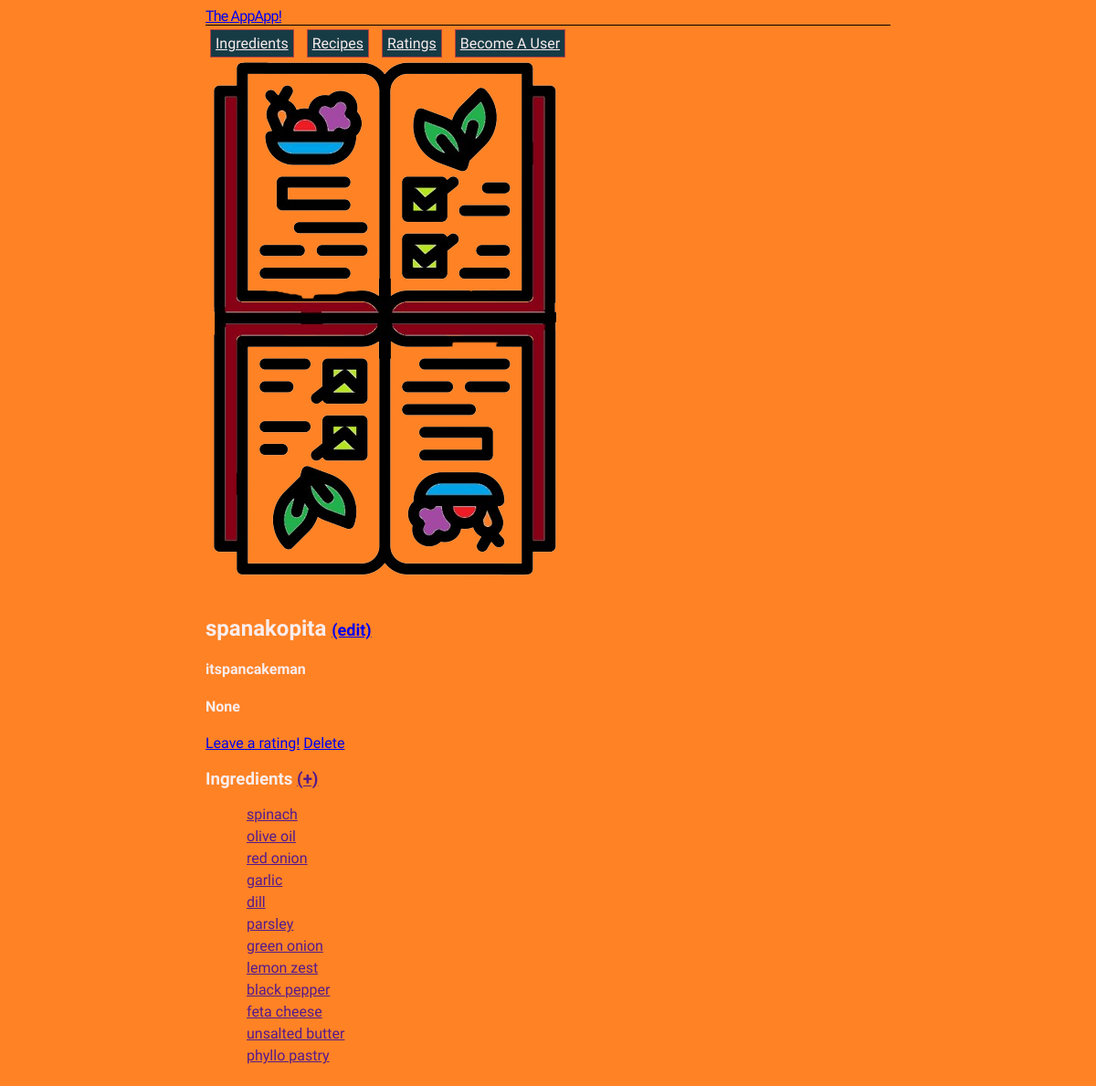
/recipes/1, run on an earlier commit of the app's database.
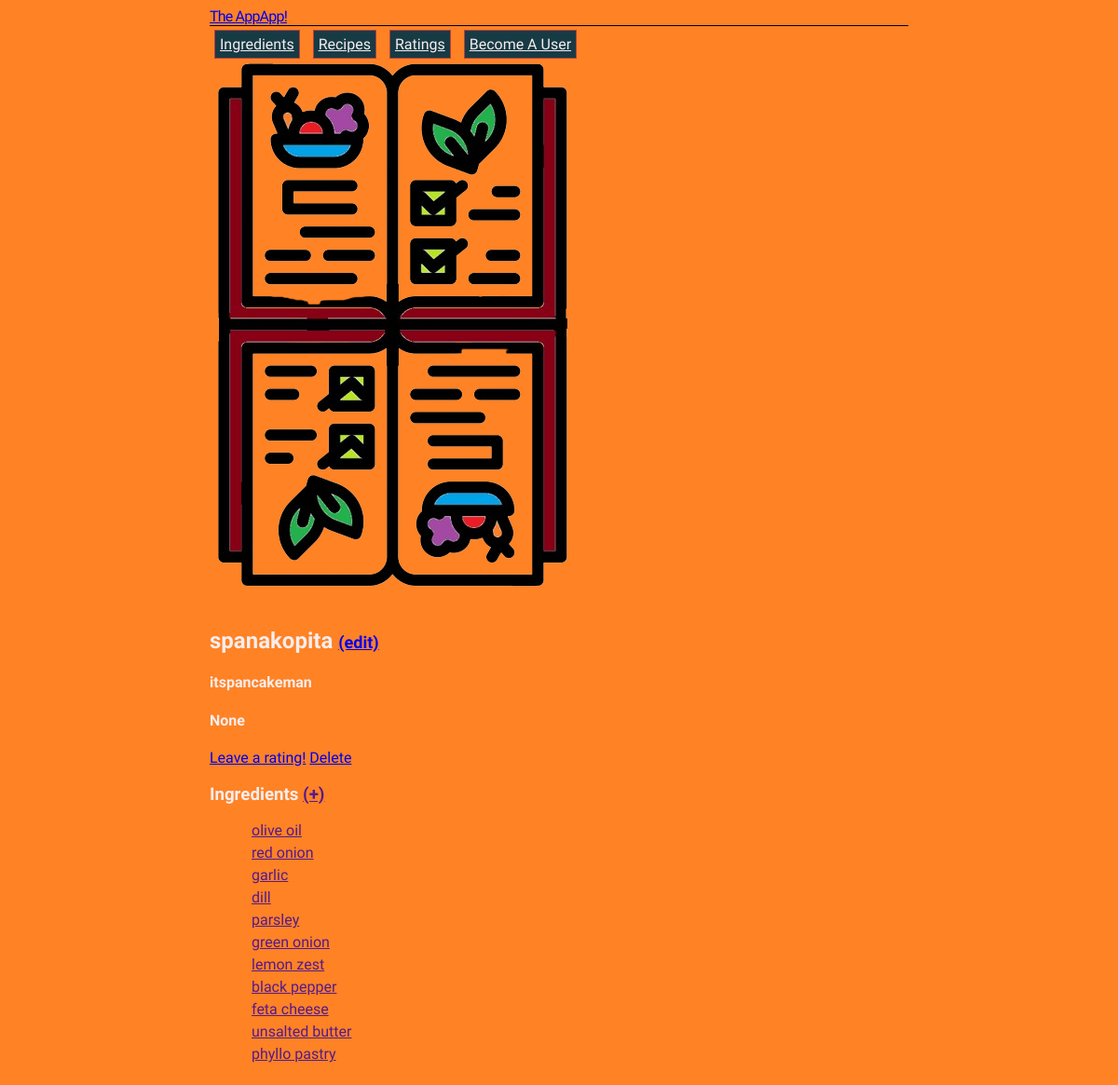
And on a later commit of the database.
### appapp/models.py (models this page shows, shortened)
class Ingredient(models.Model):
    name = models.CharField(max_length=25)
    icon = models.ImageField()
    used_in = models.ForeignKey(Recipe, on_delete=models.RESTRICT, blank=True, null=True)

### appapp/views.py (the view)
# urls.py: path('recipes/<int:pk>', views.recipe_detail, name='recipe_detail'),
def recipe_detail(request, pk):
    recipe = Recipe.objects.get(id=pk)
    return render(request, 'appapp/recipe_detail.html', {'recipe': recipe})

### appapp/models.py (called while the page is built)
    def __str__(self):
        return self.username

### appapp/templates/appapp/recipe_detail.html
{% extends 'appapp/base.html' %} {% block content %}
<img src="../../static/images/recipes_logo.png">
<h2>{{ recipe.name }} <a href="{% url 'recipe_edit' pk=recipe.pk %}">(edit)</a></h2>
<h4>{{ recipe.created_by }}</h4>
<h4>{{ recipe.rating }}</h4>
<a href="{% url 'rating_create' %}">Leave a rating!</a>
<a href="{% url 'recipe_delete' pk=recipe.pk %}">Delete</a>
<h3>Ingredients <a href="">(+)</a></h3>
<ul>
    {% for ingredient in recipe.ingredients.all %}
    <li>
        <a href="">{{ ingredient.name }}</a>
    </li>
    {% endfor %}
</ul>
{% endblock %}

What changed in the data, as far as the page shows it:
removed Ingredient: name "spinach"
